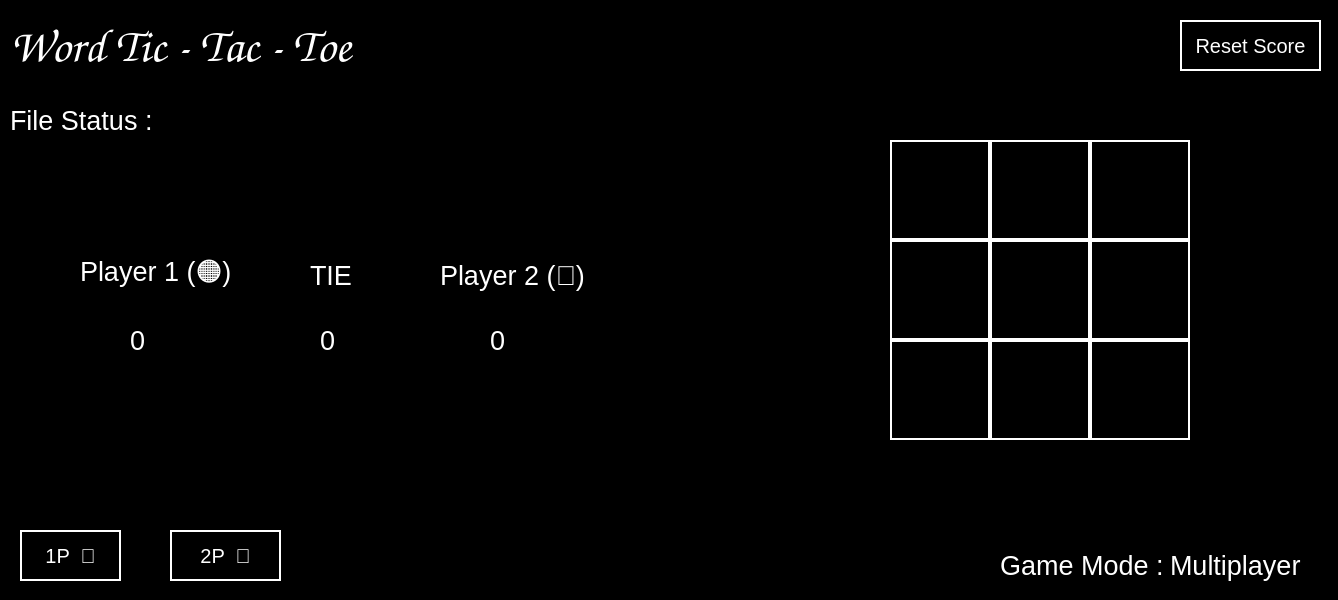
<?xml version="1.0" encoding="UTF-8"?>
<ui version="4.0">
 <class>MainWindow</class>
 <widget class="QMainWindow" name="MainWindow">
  <property name="geometry">
   <rect>
    <x>0</x>
    <y>0</y>
    <width>1338</width>
    <height>600</height>
   </rect>
  </property>
  <property name="windowTitle">
   <string>MainWindow</string>
  </property>
  <property name="styleSheet">
   <string notr="true">QWidget {
    background-color: #000000;  /* Black background for the entire window */
}</string>
  </property>
  <widget class="QWidget" name="centralwidget">
   <widget class="QPushButton" name="pushButton_3">
    <property name="geometry">
     <rect>
      <x>1090</x>
      <y>140</y>
      <width>100</width>
      <height>100</height>
     </rect>
    </property>
    <property name="styleSheet">
     <string notr="true">QPushButton {
	font-family: 'Comic Sans MS';
    background-color: #000000; /* Black background */
    border: 2px solid #FFFFFF; /* White border */
    font-size: 36px;
    font-weight: bold;
    color: #FF7F00; /* Default color for X */
    text-align: center;
    padding: 0;
    margin: 0;
}
</string>
    </property>
    <property name="text">
     <string/>
    </property>
   </widget>
   <widget class="QPushButton" name="pushButton_1">
    <property name="geometry">
     <rect>
      <x>890</x>
      <y>140</y>
      <width>100</width>
      <height>100</height>
     </rect>
    </property>
    <property name="styleSheet">
     <string notr="true">QPushButton {
	font-family: 'Comic Sans MS';
    background-color: #000000; /* Black background */
    border: 2px solid #FFFFFF; /* White border */
    font-size: 36px;
    font-weight: bold;
    color: #FF7F00; /* Default color for X */
    text-align: center;
    padding: 0;
    margin: 0;
}
</string>
    </property>
    <property name="text">
     <string/>
    </property>
   </widget>
   <widget class="QPushButton" name="pushButton_2">
    <property name="geometry">
     <rect>
      <x>990</x>
      <y>140</y>
      <width>100</width>
      <height>100</height>
     </rect>
    </property>
    <property name="styleSheet">
     <string notr="true">QPushButton {
	font-family: 'Comic Sans MS';
    background-color: #000000; /* Black background */
    border: 2px solid #FFFFFF; /* White border */
    font-size: 36px;
    font-weight: bold;
    color: #FF7F00; /* Default color for X */
    text-align: center;
    padding: 0;
    margin: 0;
}
</string>
    </property>
    <property name="text">
     <string/>
    </property>
   </widget>
   <widget class="QPushButton" name="pushButton_5">
    <property name="geometry">
     <rect>
      <x>990</x>
      <y>240</y>
      <width>100</width>
      <height>100</height>
     </rect>
    </property>
    <property name="styleSheet">
     <string notr="true">QPushButton {
	font-family: 'Comic Sans MS';
    background-color: #000000; /* Black background */
    border: 2px solid #FFFFFF; /* White border */
    font-size: 36px;
    font-weight: bold;
    color: #FF7F00; /* Default color for X */
    text-align: center;
    padding: 0;
    margin: 0;
}
</string>
    </property>
    <property name="text">
     <string/>
    </property>
   </widget>
   <widget class="QPushButton" name="pushButton_4">
    <property name="geometry">
     <rect>
      <x>890</x>
      <y>240</y>
      <width>100</width>
      <height>100</height>
     </rect>
    </property>
    <property name="styleSheet">
     <string notr="true">QPushButton {
	font-family: 'Comic Sans MS';
    background-color: #000000; /* Black background */
    border: 2px solid #FFFFFF; /* White border */
    font-size: 36px;
    font-weight: bold;
    color: #FF7F00; /* Default color for X */
    text-align: center;
    padding: 0;
    margin: 0;
}
</string>
    </property>
    <property name="text">
     <string/>
    </property>
   </widget>
   <widget class="QPushButton" name="pushButton_6">
    <property name="geometry">
     <rect>
      <x>1090</x>
      <y>240</y>
      <width>100</width>
      <height>100</height>
     </rect>
    </property>
    <property name="styleSheet">
     <string notr="true">QPushButton {
	font-family: 'Comic Sans MS';
    background-color: #000000; /* Black background */
    border: 2px solid #FFFFFF; /* White border */
    font-size: 36px;
    font-weight: bold;
    color: #FF7F00; /* Default color for X */
    text-align: center;
    padding: 0;
    margin: 0;
}
</string>
    </property>
    <property name="text">
     <string/>
    </property>
   </widget>
   <widget class="QPushButton" name="pushButton_8">
    <property name="geometry">
     <rect>
      <x>990</x>
      <y>340</y>
      <width>100</width>
      <height>100</height>
     </rect>
    </property>
    <property name="styleSheet">
     <string notr="true">QPushButton {
	font-family: 'Comic Sans MS';
    background-color: #000000; /* Black background */
    border: 2px solid #FFFFFF; /* White border */
    font-size: 36px;
    font-weight: bold;
    color: #FF7F00; /* Default color for X */
    text-align: center;
    padding: 0;
    margin: 0;
}
</string>
    </property>
    <property name="text">
     <string/>
    </property>
   </widget>
   <widget class="QPushButton" name="pushButton_7">
    <property name="geometry">
     <rect>
      <x>890</x>
      <y>340</y>
      <width>100</width>
      <height>100</height>
     </rect>
    </property>
    <property name="styleSheet">
     <string notr="true">QPushButton {
	font-family: 'Comic Sans MS';
    background-color: #000000; /* Black background */
    border: 2px solid #FFFFFF; /* White border */
    font-size: 36px;
    font-weight: bold;
    color: #FF7F00; /* Default color for X */
    text-align: center;
    padding: 0;
    margin: 0;
}
</string>
    </property>
    <property name="text">
     <string/>
    </property>
   </widget>
   <widget class="QPushButton" name="pushButton_9">
    <property name="geometry">
     <rect>
      <x>1090</x>
      <y>340</y>
      <width>100</width>
      <height>100</height>
     </rect>
    </property>
    <property name="styleSheet">
     <string notr="true">QPushButton {
	font-family: 'Comic Sans MS';
    background-color: #000000; /* Black background */
    border: 2px solid #FFFFFF; /* White border */
    font-size: 36px;
    font-weight: bold;
    color: #FF7F00; /* Default color for X */
    text-align: center;
    padding: 0;
    margin: 0;
}
</string>
    </property>
    <property name="text">
     <string/>
    </property>
   </widget>
   <widget class="QLabel" name="label">
    <property name="geometry">
     <rect>
      <x>10</x>
      <y>80</y>
      <width>171</width>
      <height>81</height>
     </rect>
    </property>
    <property name="font">
     <font>
      <pointsize>20</pointsize>
      <fontweight>Thin</fontweight>
     </font>
    </property>
    <property name="styleSheet">
     <string notr="true">    font-weight: 100; /* Thin font weight */
  color:white;     /* Set text color */
    background-color: transparent; /* Transparent background */</string>
    </property>
    <property name="text">
     <string>File Status :</string>
    </property>
   </widget>
   <widget class="QLabel" name="Dic_status">
    <property name="geometry">
     <rect>
      <x>150</x>
      <y>80</y>
      <width>171</width>
      <height>81</height>
     </rect>
    </property>
    <property name="font">
     <font>
      <pointsize>20</pointsize>
      <fontweight>Thin</fontweight>
     </font>
    </property>
    <property name="styleSheet">
     <string notr="true">    font-weight: 100; /* Thin font weight */
    background-color: transparent; /* Transparent background */</string>
    </property>
    <property name="text">
     <string/>
    </property>
   </widget>
   <widget class="QLabel" name="label_2">
    <property name="geometry">
     <rect>
      <x>10</x>
      <y>-10</y>
      <width>531</width>
      <height>111</height>
     </rect>
    </property>
    <property name="font">
     <font>
      <family>Comic Sans MS</family>
      <pointsize>35</pointsize>
      <italic>false</italic>
      <strikeout>false</strikeout>
     </font>
    </property>
    <property name="autoFillBackground">
     <bool>false</bool>
    </property>
    <property name="styleSheet">
     <string notr="true">QLabel {
	font-family: 'Comic Sans MS';
    color: white;
    background-color: transparent;
}</string>
    </property>
    <property name="text">
     <string>Word Tic - Tac - Toe </string>
    </property>
   </widget>
   <widget class="QLabel" name="player_2_wins">
    <property name="geometry">
     <rect>
      <x>490</x>
      <y>320</y>
      <width>91</width>
      <height>41</height>
     </rect>
    </property>
    <property name="font">
     <font>
      <pointsize>20</pointsize>
      <fontweight>Thin</fontweight>
     </font>
    </property>
    <property name="styleSheet">
     <string notr="true">    font-weight: 100; /* Thin font weight */
  color:white;     /* Set text color */
    background-color: transparent; /* Transparent background */</string>
    </property>
    <property name="text">
     <string>0</string>
    </property>
   </widget>
   <widget class="QLabel" name="Tie_Times">
    <property name="geometry">
     <rect>
      <x>320</x>
      <y>320</y>
      <width>91</width>
      <height>41</height>
     </rect>
    </property>
    <property name="font">
     <font>
      <pointsize>20</pointsize>
      <fontweight>Thin</fontweight>
     </font>
    </property>
    <property name="styleSheet">
     <string notr="true">    font-weight: 100; /* Thin font weight */
  color:white;     /* Set text color */
    background-color: transparent; /* Transparent background */</string>
    </property>
    <property name="text">
     <string>0</string>
    </property>
   </widget>
   <widget class="QLabel" name="label_4">
    <property name="geometry">
     <rect>
      <x>310</x>
      <y>250</y>
      <width>61</width>
      <height>51</height>
     </rect>
    </property>
    <property name="font">
     <font>
      <pointsize>20</pointsize>
      <fontweight>Thin</fontweight>
     </font>
    </property>
    <property name="styleSheet">
     <string notr="true">    font-weight: 100; /* Thin font weight */
  color:white;     /* Set text color */
    background-color: transparent; /* Transparent background */</string>
    </property>
    <property name="text">
     <string>TIE</string>
    </property>
   </widget>
   <widget class="QLabel" name="label_8">
    <property name="geometry">
     <rect>
      <x>80</x>
      <y>250</y>
      <width>211</width>
      <height>51</height>
     </rect>
    </property>
    <property name="font">
     <font>
      <pointsize>20</pointsize>
      <fontweight>Thin</fontweight>
     </font>
    </property>
    <property name="styleSheet">
     <string notr="true">    font-weight: 100; /* Thin font weight */
  color:white;     /* Set text color */
    background-color: transparent; /* Transparent background */</string>
    </property>
    <property name="text">
     <string>Player 1 (🟠) </string>
    </property>
   </widget>
   <widget class="QLabel" name="player_2">
    <property name="geometry">
     <rect>
      <x>440</x>
      <y>250</y>
      <width>291</width>
      <height>51</height>
     </rect>
    </property>
    <property name="font">
     <font>
      <pointsize>20</pointsize>
      <fontweight>Thin</fontweight>
     </font>
    </property>
    <property name="styleSheet">
     <string notr="true">    font-weight: 100; /* Thin font weight */
  color:white;     /* Set text color */
    background-color: transparent; /* Transparent background */</string>
    </property>
    <property name="text">
     <string>Player 2 (🔵) </string>
    </property>
   </widget>
   <widget class="QLabel" name="player_1_wins">
    <property name="geometry">
     <rect>
      <x>130</x>
      <y>320</y>
      <width>91</width>
      <height>41</height>
     </rect>
    </property>
    <property name="font">
     <font>
      <pointsize>20</pointsize>
      <fontweight>Thin</fontweight>
     </font>
    </property>
    <property name="styleSheet">
     <string notr="true">    font-weight: 100; /* Thin font weight */
  color:white;     /* Set text color */
    background-color: transparent; /* Transparent background */</string>
    </property>
    <property name="text">
     <string>0</string>
    </property>
   </widget>
   <widget class="QPushButton" name="Button_player">
    <property name="geometry">
     <rect>
      <x>20</x>
      <y>530</y>
      <width>101</width>
      <height>51</height>
     </rect>
    </property>
    <property name="font">
     <font>
      <pointsize>-1</pointsize>
     </font>
    </property>
    <property name="styleSheet">
     <string notr="true">
QPushButton {
        background-color: transparent;
        color: white;
        border: 2px solid white;
        font-size: 20px;
        padding: 10px;
    }

    QPushButton:hover {
        background-color: rgba(255, 255, 255, 0.2);  /* Light hover effect */
        border-color: rgba(255, 255, 255, 0.5);  /* Slightly lighter border on hover */
    }

    QPushButton:pressed {
        background-color: rgba(255, 255, 255, 0.4);  /* Darker background on click */
        border-color: rgba(255, 255, 255, 0.7);  /* Lighter border on click */
    }

    QPushButton:focus {
        outline: none;  /* Remove focus outline */
    }</string>
    </property>
    <property name="text">
     <string>1P  👤</string>
    </property>
   </widget>
   <widget class="QPushButton" name="Button_multi">
    <property name="geometry">
     <rect>
      <x>170</x>
      <y>530</y>
      <width>111</width>
      <height>51</height>
     </rect>
    </property>
    <property name="font">
     <font>
      <pointsize>-1</pointsize>
     </font>
    </property>
    <property name="styleSheet">
     <string notr="true">
QPushButton {
        background-color: transparent;
        color: white;
        border: 2px solid white;
        font-size: 20px;
        padding: 10px;
    }

    QPushButton:hover {
        background-color: rgba(255, 255, 255, 0.2);  /* Light hover effect */
        border-color: rgba(255, 255, 255, 0.5);  /* Slightly lighter border on hover */
    }

    QPushButton:pressed {
        background-color: rgba(255, 255, 255, 0.4);  /* Darker background on click */
        border-color: rgba(255, 255, 255, 0.7);  /* Lighter border on click */
    }

    QPushButton:focus {
        outline: none;  /* Remove focus outline */
    }</string>
    </property>
    <property name="text">
     <string>2P  👥</string>
    </property>
   </widget>
   <widget class="QLabel" name="Game_mode">
    <property name="geometry">
     <rect>
      <x>1170</x>
      <y>540</y>
      <width>211</width>
      <height>51</height>
     </rect>
    </property>
    <property name="font">
     <font>
      <pointsize>20</pointsize>
      <fontweight>Thin</fontweight>
     </font>
    </property>
    <property name="styleSheet">
     <string notr="true">    font-weight: 100; /* Thin font weight */
  color:white;     /* Set text color */
    background-color: transparent; /* Transparent background */</string>
    </property>
    <property name="text">
     <string>Multiplayer</string>
    </property>
   </widget>
   <widget class="QLabel" name="label_9">
    <property name="geometry">
     <rect>
      <x>1000</x>
      <y>540</y>
      <width>211</width>
      <height>51</height>
     </rect>
    </property>
    <property name="font">
     <font>
      <pointsize>20</pointsize>
      <fontweight>Thin</fontweight>
     </font>
    </property>
    <property name="styleSheet">
     <string notr="true">    font-weight: 100; /* Thin font weight */
  color:white;     /* Set text color */
    background-color: transparent; /* Transparent background */</string>
    </property>
    <property name="text">
     <string>Game Mode : </string>
    </property>
   </widget>
   <widget class="QPushButton" name="Reset_score">
    <property name="geometry">
     <rect>
      <x>1180</x>
      <y>20</y>
      <width>141</width>
      <height>51</height>
     </rect>
    </property>
    <property name="font">
     <font>
      <pointsize>-1</pointsize>
     </font>
    </property>
    <property name="styleSheet">
     <string notr="true">
QPushButton {
        background-color: transparent;
        color: white;
        border: 2px solid white;
        font-size: 20px;
        padding: 10px;
    }

    QPushButton:hover {
        background-color: rgba(255, 255, 255, 0.2);  /* Light hover effect */
        border-color: rgba(255, 255, 255, 0.5);  /* Slightly lighter border on hover */
    }

    QPushButton:pressed {
        background-color: rgba(255, 255, 255, 0.4);  /* Darker background on click */
        border-color: rgba(255, 255, 255, 0.7);  /* Lighter border on click */
    }

    QPushButton:focus {
        outline: none;  /* Remove focus outline */
    }</string>
    </property>
    <property name="text">
     <string>Reset Score</string>
    </property>
   </widget>
  </widget>
 </widget>
 <resources/>
 <connections/>
</ui>
